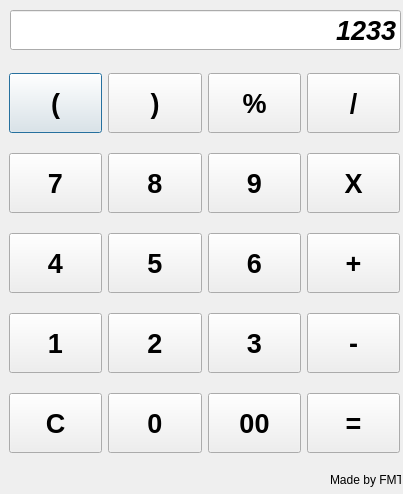
<?xml version="1.0" encoding="UTF-8"?>
<ui version="4.0">
 <class>Dialog</class>
 <widget class="QDialog" name="Dialog">
  <property name="geometry">
   <rect>
    <x>0</x>
    <y>0</y>
    <width>403</width>
    <height>494</height>
   </rect>
  </property>
  <property name="sizeIncrement">
   <size>
    <width>1</width>
    <height>1</height>
   </size>
  </property>
  <property name="windowTitle">
   <string>Hesap Makinesi</string>
  </property>
  <widget class="QLineEdit" name="lineEdit">
   <property name="geometry">
    <rect>
     <x>10</x>
     <y>10</y>
     <width>391</width>
     <height>40</height>
    </rect>
   </property>
   <property name="font">
    <font>
     <family>Arial</family>
     <pointsize>20</pointsize>
     <weight>75</weight>
     <italic>true</italic>
     <bold>true</bold>
    </font>
   </property>
   <property name="layoutDirection">
    <enum>Qt::RightToLeft</enum>
   </property>
   <property name="text">
    <string>1233</string>
   </property>
   <property name="alignment">
    <set>Qt::AlignRight|Qt::AlignTrailing|Qt::AlignVCenter</set>
   </property>
  </widget>
  <widget class="QWidget" name="gridLayoutWidget">
   <property name="geometry">
    <rect>
     <x>9</x>
     <y>59</y>
     <width>391</width>
     <height>411</height>
    </rect>
   </property>
   <layout class="QGridLayout" name="gridLayout">
    <item row="0" column="0">
     <widget class="QPushButton" name="btn_parantezac">
      <property name="minimumSize">
       <size>
        <width>60</width>
        <height>60</height>
       </size>
      </property>
      <property name="sizeIncrement">
       <size>
        <width>1</width>
        <height>1</height>
       </size>
      </property>
      <property name="font">
       <font>
        <pointsize>20</pointsize>
        <weight>75</weight>
        <bold>true</bold>
       </font>
      </property>
      <property name="text">
       <string>(</string>
      </property>
     </widget>
    </item>
    <item row="0" column="2">
     <widget class="QPushButton" name="btn_yuzde">
      <property name="minimumSize">
       <size>
        <width>60</width>
        <height>60</height>
       </size>
      </property>
      <property name="sizeIncrement">
       <size>
        <width>1</width>
        <height>1</height>
       </size>
      </property>
      <property name="font">
       <font>
        <pointsize>20</pointsize>
        <weight>75</weight>
        <bold>true</bold>
       </font>
      </property>
      <property name="text">
       <string>%</string>
      </property>
     </widget>
    </item>
    <item row="2" column="1">
     <widget class="QPushButton" name="btn_5">
      <property name="minimumSize">
       <size>
        <width>60</width>
        <height>60</height>
       </size>
      </property>
      <property name="sizeIncrement">
       <size>
        <width>1</width>
        <height>1</height>
       </size>
      </property>
      <property name="font">
       <font>
        <pointsize>20</pointsize>
        <weight>75</weight>
        <bold>true</bold>
       </font>
      </property>
      <property name="text">
       <string>5</string>
      </property>
     </widget>
    </item>
    <item row="3" column="0">
     <widget class="QPushButton" name="btn_1">
      <property name="minimumSize">
       <size>
        <width>60</width>
        <height>60</height>
       </size>
      </property>
      <property name="sizeIncrement">
       <size>
        <width>1</width>
        <height>1</height>
       </size>
      </property>
      <property name="font">
       <font>
        <pointsize>20</pointsize>
        <weight>75</weight>
        <bold>true</bold>
       </font>
      </property>
      <property name="text">
       <string>1</string>
      </property>
     </widget>
    </item>
    <item row="1" column="1">
     <widget class="QPushButton" name="btn_8">
      <property name="minimumSize">
       <size>
        <width>60</width>
        <height>60</height>
       </size>
      </property>
      <property name="sizeIncrement">
       <size>
        <width>1</width>
        <height>1</height>
       </size>
      </property>
      <property name="font">
       <font>
        <pointsize>20</pointsize>
        <weight>75</weight>
        <bold>true</bold>
       </font>
      </property>
      <property name="text">
       <string>8</string>
      </property>
     </widget>
    </item>
    <item row="0" column="1">
     <widget class="QPushButton" name="btn_parantezkapa">
      <property name="minimumSize">
       <size>
        <width>60</width>
        <height>60</height>
       </size>
      </property>
      <property name="sizeIncrement">
       <size>
        <width>1</width>
        <height>1</height>
       </size>
      </property>
      <property name="font">
       <font>
        <pointsize>20</pointsize>
        <weight>75</weight>
        <bold>true</bold>
       </font>
      </property>
      <property name="text">
       <string>)</string>
      </property>
     </widget>
    </item>
    <item row="1" column="0">
     <widget class="QPushButton" name="btn_7">
      <property name="minimumSize">
       <size>
        <width>60</width>
        <height>60</height>
       </size>
      </property>
      <property name="sizeIncrement">
       <size>
        <width>1</width>
        <height>1</height>
       </size>
      </property>
      <property name="font">
       <font>
        <pointsize>20</pointsize>
        <weight>75</weight>
        <bold>true</bold>
       </font>
      </property>
      <property name="text">
       <string>7</string>
      </property>
     </widget>
    </item>
    <item row="0" column="3">
     <widget class="QPushButton" name="btn_bolme">
      <property name="minimumSize">
       <size>
        <width>60</width>
        <height>60</height>
       </size>
      </property>
      <property name="sizeIncrement">
       <size>
        <width>1</width>
        <height>1</height>
       </size>
      </property>
      <property name="font">
       <font>
        <pointsize>20</pointsize>
        <weight>75</weight>
        <bold>true</bold>
       </font>
      </property>
      <property name="text">
       <string>/</string>
      </property>
     </widget>
    </item>
    <item row="1" column="2">
     <widget class="QPushButton" name="btn_9">
      <property name="minimumSize">
       <size>
        <width>60</width>
        <height>60</height>
       </size>
      </property>
      <property name="sizeIncrement">
       <size>
        <width>1</width>
        <height>1</height>
       </size>
      </property>
      <property name="font">
       <font>
        <pointsize>20</pointsize>
        <weight>75</weight>
        <bold>true</bold>
       </font>
      </property>
      <property name="text">
       <string>9</string>
      </property>
     </widget>
    </item>
    <item row="2" column="0">
     <widget class="QPushButton" name="btn_4">
      <property name="minimumSize">
       <size>
        <width>60</width>
        <height>60</height>
       </size>
      </property>
      <property name="sizeIncrement">
       <size>
        <width>1</width>
        <height>1</height>
       </size>
      </property>
      <property name="font">
       <font>
        <pointsize>20</pointsize>
        <weight>75</weight>
        <bold>true</bold>
       </font>
      </property>
      <property name="text">
       <string>4</string>
      </property>
     </widget>
    </item>
    <item row="1" column="3">
     <widget class="QPushButton" name="btn_carpma">
      <property name="minimumSize">
       <size>
        <width>60</width>
        <height>60</height>
       </size>
      </property>
      <property name="sizeIncrement">
       <size>
        <width>1</width>
        <height>1</height>
       </size>
      </property>
      <property name="font">
       <font>
        <pointsize>20</pointsize>
        <weight>75</weight>
        <bold>true</bold>
       </font>
      </property>
      <property name="text">
       <string>X</string>
      </property>
     </widget>
    </item>
    <item row="3" column="1">
     <widget class="QPushButton" name="btn_2">
      <property name="minimumSize">
       <size>
        <width>60</width>
        <height>60</height>
       </size>
      </property>
      <property name="sizeIncrement">
       <size>
        <width>1</width>
        <height>1</height>
       </size>
      </property>
      <property name="font">
       <font>
        <pointsize>20</pointsize>
        <weight>75</weight>
        <bold>true</bold>
       </font>
      </property>
      <property name="text">
       <string>2</string>
      </property>
     </widget>
    </item>
    <item row="2" column="2">
     <widget class="QPushButton" name="btn_6">
      <property name="minimumSize">
       <size>
        <width>60</width>
        <height>60</height>
       </size>
      </property>
      <property name="sizeIncrement">
       <size>
        <width>1</width>
        <height>1</height>
       </size>
      </property>
      <property name="font">
       <font>
        <pointsize>20</pointsize>
        <weight>75</weight>
        <bold>true</bold>
       </font>
      </property>
      <property name="text">
       <string>6</string>
      </property>
     </widget>
    </item>
    <item row="2" column="3">
     <widget class="QPushButton" name="btn_topla">
      <property name="minimumSize">
       <size>
        <width>60</width>
        <height>60</height>
       </size>
      </property>
      <property name="sizeIncrement">
       <size>
        <width>1</width>
        <height>1</height>
       </size>
      </property>
      <property name="font">
       <font>
        <pointsize>20</pointsize>
        <weight>75</weight>
        <bold>true</bold>
       </font>
      </property>
      <property name="text">
       <string>+</string>
      </property>
     </widget>
    </item>
    <item row="3" column="3">
     <widget class="QPushButton" name="btn_cikar">
      <property name="minimumSize">
       <size>
        <width>60</width>
        <height>60</height>
       </size>
      </property>
      <property name="sizeIncrement">
       <size>
        <width>1</width>
        <height>1</height>
       </size>
      </property>
      <property name="font">
       <font>
        <pointsize>20</pointsize>
        <weight>75</weight>
        <bold>true</bold>
       </font>
      </property>
      <property name="text">
       <string>-</string>
      </property>
     </widget>
    </item>
    <item row="3" column="2">
     <widget class="QPushButton" name="btn_3">
      <property name="minimumSize">
       <size>
        <width>60</width>
        <height>60</height>
       </size>
      </property>
      <property name="sizeIncrement">
       <size>
        <width>1</width>
        <height>1</height>
       </size>
      </property>
      <property name="font">
       <font>
        <pointsize>20</pointsize>
        <weight>75</weight>
        <bold>true</bold>
       </font>
      </property>
      <property name="text">
       <string>3</string>
      </property>
     </widget>
    </item>
    <item row="4" column="1">
     <widget class="QPushButton" name="btn_0">
      <property name="minimumSize">
       <size>
        <width>60</width>
        <height>60</height>
       </size>
      </property>
      <property name="sizeIncrement">
       <size>
        <width>1</width>
        <height>1</height>
       </size>
      </property>
      <property name="font">
       <font>
        <pointsize>20</pointsize>
        <weight>75</weight>
        <bold>true</bold>
       </font>
      </property>
      <property name="text">
       <string>0</string>
      </property>
     </widget>
    </item>
    <item row="4" column="0">
     <widget class="QPushButton" name="btn_clear">
      <property name="minimumSize">
       <size>
        <width>60</width>
        <height>60</height>
       </size>
      </property>
      <property name="sizeIncrement">
       <size>
        <width>1</width>
        <height>1</height>
       </size>
      </property>
      <property name="font">
       <font>
        <pointsize>20</pointsize>
        <weight>75</weight>
        <bold>true</bold>
       </font>
      </property>
      <property name="text">
       <string>C</string>
      </property>
     </widget>
    </item>
    <item row="4" column="2">
     <widget class="QPushButton" name="btn_00">
      <property name="minimumSize">
       <size>
        <width>60</width>
        <height>60</height>
       </size>
      </property>
      <property name="sizeIncrement">
       <size>
        <width>1</width>
        <height>1</height>
       </size>
      </property>
      <property name="font">
       <font>
        <pointsize>20</pointsize>
        <weight>75</weight>
        <bold>true</bold>
       </font>
      </property>
      <property name="text">
       <string>00</string>
      </property>
     </widget>
    </item>
    <item row="4" column="3">
     <widget class="QPushButton" name="btn_esit">
      <property name="minimumSize">
       <size>
        <width>60</width>
        <height>60</height>
       </size>
      </property>
      <property name="sizeIncrement">
       <size>
        <width>1</width>
        <height>1</height>
       </size>
      </property>
      <property name="font">
       <font>
        <pointsize>20</pointsize>
        <weight>75</weight>
        <bold>true</bold>
       </font>
      </property>
      <property name="text">
       <string>=</string>
      </property>
     </widget>
    </item>
   </layout>
  </widget>
  <widget class="QLabel" name="label">
   <property name="geometry">
    <rect>
     <x>330</x>
     <y>470</y>
     <width>71</width>
     <height>20</height>
    </rect>
   </property>
   <property name="sizeIncrement">
    <size>
     <width>1</width>
     <height>1</height>
    </size>
   </property>
   <property name="text">
    <string>Made by FMT</string>
   </property>
  </widget>
 </widget>
 <resources/>
 <connections/>
</ui>
